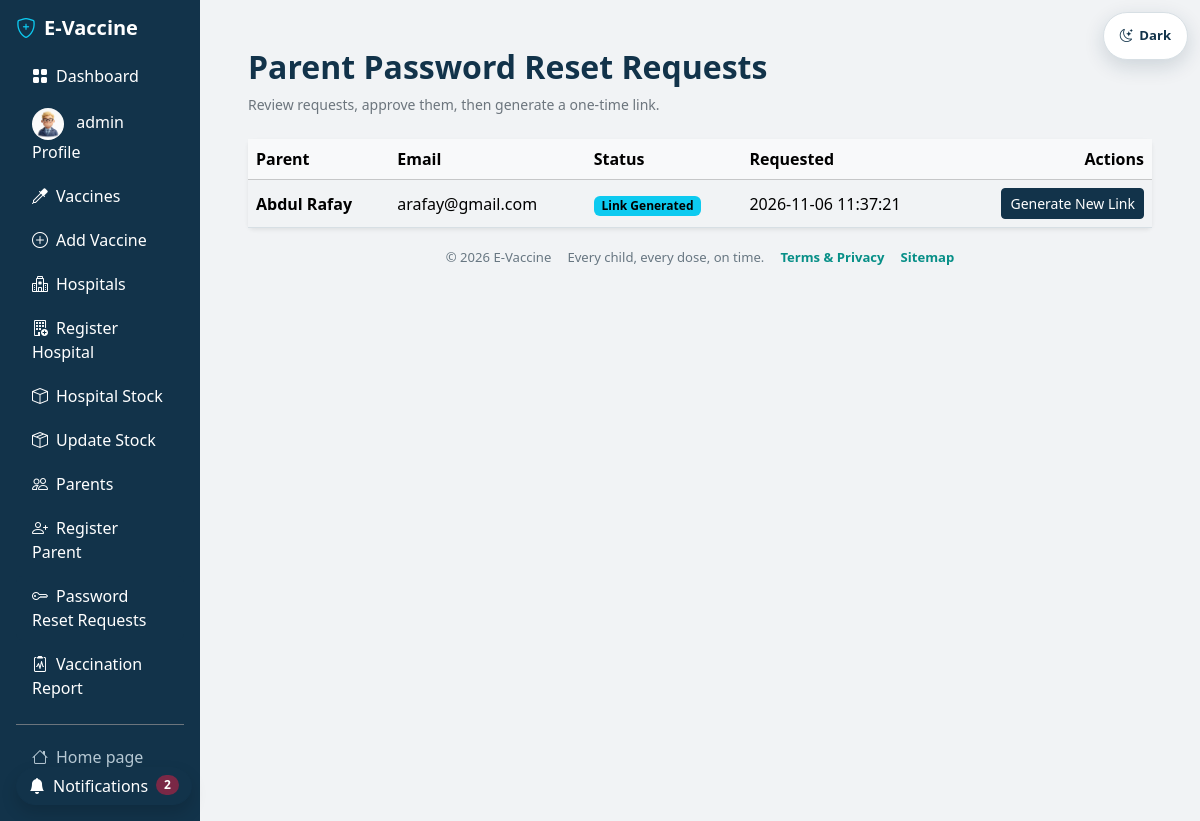
Page /admin/password-reset-requests.php (signed in) on the committed database.
### tables this page shows
CREATE TABLE `parent_password_reset_requests` (
  `id` bigint(20) UNSIGNED NOT NULL,
  `parent_id` int(11) DEFAULT NULL,
  `parent_name` varchar(100) NOT NULL,
  `parent_email` varchar(100) NOT NULL,
  `status` enum('Pending','Approved','Link Generated','Sent','Completed','Rejected') NOT NULL DEFAULT 'Pending',
  `status_token_hash` char(64) NOT NULL,
  `reset_token_hash` char(64) DEFAULT NULL,
  `created_at` timestamp NOT NULL DEFAULT current_timestamp(),
  `updated_at` timestamp NOT NULL DEFAULT current_timestamp() ON UPDATE current_timestamp()
);

### config.php (called while the page is built, shortened)
<?php
function e($value) {
    return htmlspecialchars((string)$value, ENT_QUOTES, 'UTF-8');
}
?>

### admin/password-reset-requests.php (the view, shortened to what this page needs)
<?php
include 'auth.php';
$csrfToken = $_SESSION['admin_reset_request_csrf'] ?? bin2hex(random_bytes(32));
$requests = mysqli_query(
    $connect,
    'SELECT id, parent_id, parent_name, parent_email, status, created_at, updated_at
     FROM parent_password_reset_requests ORDER BY created_at DESC, id DESC'
);
$active = 'password_resets';
include 'layout_top.php';
?>
<div class="d-flex flex-wrap justify-content-between align-items-center gap-2 mb-4">
    <div>
        <h2 class="fw-bold">Parent Password Reset Requests</h2>
        <p class="text-secondary small mb-0">Review requests, approve them, then generate a one-time link.</p>
    </div>
</div>
<div class="card border-0 shadow-sm">
    <div class="table-responsive">
        <table class="table table-hover align-middle mb-0">
            <thead class="table-light">
                <tr><th>Parent</th><th>Email</th><th>Status</th><th>Requested</th><th class="text-end">Actions</th></tr>
            </thead>
            <tbody>
            <?php if ($requests && mysqli_num_rows($requests) > 0): ?>
                <?php while ($request = mysqli_fetch_assoc($requests)): ?>
                    <?php
                    $badgeClass = 'text-bg-warning';
                    if (in_array($request['status'], ['Approved', 'Link Generated'], true)) {
                        $badgeClass = 'text-bg-info';
                    } elseif (in_array($request['status'], ['Sent', 'Completed'], true)) {
                        $badgeClass = 'text-bg-success';
                    } elseif ($request['status'] === 'Rejected') {
                        $badgeClass = 'text-bg-danger';
                    }
                    ?>
                    <tr>
                        <td>
                            <strong><?= e($request['parent_name']) ?></strong>
                        </td>
                        <td><?= e($request['parent_email']) ?></td>
                        <td><span class="badge <?= $badgeClass ?>"><?= e($request['status']) ?></span></td>
                        <td><?= e($request['created_at']) ?></td>
                        <td class="text-end text-nowrap">
                            <?php if ($request['status'] === 'Pending'): ?>
                                <?php if (!empty($request['parent_id'])): ?>
                                    <form method="post" class="d-inline">
                                        <input type="hidden" name="csrf" value="<?= e($csrfToken) ?>">
                                        <input type="hidden" name="request_id" value="<?= (int)$request['id'] ?>">
                                        <button class="btn btn-sm btn-success" name="action" value="approve">Approve</button>
                                    </form>
                                <?php endif; ?>
                                <form method="post" class="d-inline">
                                    <input type="hidden" name="csrf" value="<?= e($csrfToken) ?>">
                                    <input type="hidden" name="request_id" value="<?= (int)$request['id'] ?>">
                                    <button class="btn btn-sm btn-outline-danger" name="action" value="reject">Reject</button>
                                </form>
                            <?php elseif (in_array($request['status'], ['Approved', 'Link Generated', 'Sent'], true)): ?>
                                <form method="post" class="d-inline">
                                    <button class="btn btn-sm btn-primary" name="action" value="generate">
                                        <?= $request['status'] === 'Approved' ? 'Generate Link' : 'Generate New Link' ?>
                                    </button>
                                </form>
                            <?php endif; ?>
                        </td>
                    </tr>
                <?php endwhile; ?>
            <?php elseif ($requests): ?>
                <tr><td colspan="5" class="text-center text-secondary py-4">No password reset requests yet.</td></tr>
            <?php else: ?>
                <tr><td colspan="5" class="text-center text-danger py-4">Requests are temporarily unavailable.</td></tr>
            <?php endif; ?>
            </tbody>
        </table>
    </div>
</div>
<?php include 'layout_bottom.php'; ?>

### admin/sidebar.php (shortened to what this page needs)
<?php
require_once __DIR__ . '/../config.php';
$adminProfileImage = '';
$result = mysqli_query($connect, "SELECT profile_image FROM admin_accounts WHERE id = 1 LIMIT 1");
if ($result && $row = mysqli_fetch_assoc($result)) {
    if (!empty($row['profile_image'])) {
        $adminProfileImage = '../' . $row['profile_image'];
    }
}
?>
<aside class="admin-sidebar col-12 col-md-3 col-lg-2 bg-dark text-white p-3 d-flex flex-column">
    <div class="d-flex align-items-center justify-content-between mb-3">
        <h5 class="fw-bold mb-0">
            <i class="bi bi-shield-plus text-info me-2"></i>E-Vaccine
        </h5>
    </div>
    <div class="collapse d-md-flex flex-column flex-grow-1" id="adminSidebarMenu">
        <ul class="nav flex-column gap-1 flex-grow-1">
            <li class="nav-item">
                <a href="admin.php" class="nav-link text-white rounded <?= ($active == 'dashboard') ? 'active bg-primary' : '' ?>">
                    <i class="bi bi-grid-fill me-2"></i>Dashboard
                </a>
            </li>
            <li class="nav-item">
                <a href="profile.php" class="nav-link text-white rounded <?= ($active == 'profile') ? 'active bg-primary' : '' ?>">
                     <?php if (!empty($adminProfileImage)): ?>
                <img src="<?= $adminProfileImage ?>" class="rounded-circle me-2" width="32" height="32">
            <?php else: ?>
                <i class="bi bi-person-fill-gear text-primary me-2 fs-5"></i>
            <?php endif; ?>
           <?= $_SESSION['admin'] ?? 'Admin' ?> Profile
                </a>
            </li>
            <li class="nav-item">
                <a href="vaccines.php" class="nav-link text-white rounded <?= ($active == 'vaccines') ? 'active bg-primary' : '' ?>">
                    <i class="bi bi-eyedropper me-2"></i>Vaccines
                </a>
            </li>
            <li class="nav-item">
                <a href="adminvaccineadd.php" class="nav-link text-white rounded <?= ($active == 'vaccine_add') ? 'active bg-primary' : '' ?>">
                    <i class="bi bi-plus-circle me-2"></i>Add Vaccine
                </a>
            </li>
            <li class="nav-item">
                <a href="hospitalUpdate.php" class="nav-link text-white rounded <?= ($active == 'hospitals') ? 'active bg-primary' : '' ?>">
                    <i class="bi bi-hospital me-2"></i>Hospitals
                </a>
            </li>
            <li class="nav-item">
                <a href="admin-hospital_register.php" class="nav-link text-white rounded <?= ($active == 'hospital_add') ? 'active bg-primary' : '' ?>">
                    <i class="bi bi-building-add me-2"></i>Register Hospital
                </a>
            </li>
            <li class="nav-item">
                <a href="vaccine_stock_view.php" class="nav-link text-white rounded <?= ($active == 'stock_view') ? 'active bg-primary' : '' ?>">
                    <i class="bi bi-box me-2"></i>Hospital Stock
                </a>
            </li>
            <li class="nav-item">
                <a href="admin_vaccine_stock.php" class="nav-link text-white rounded <?= ($active == 'stock_update') ? 'active bg-primary' : '' ?>">
                    <i class="bi bi-box-seam me-2"></i>Update Stock
                </a>
            </li>
            <li class="nav-item">
                <a href="parentsUpdate.php" class="nav-link text-white rounded <?= ($active == 'parents') ? 'active bg-primary' : '' ?>">
                    <i class="bi bi-people me-2"></i>Parents
                </a>
            </li>
            <li class="nav-item">
                <a href="adminParentRegistration.php" class="nav-link text-white rounded <?= ($active == 'parent_add') ? 'active bg-primary' : '' ?>">
                    <i class="bi bi-person-plus me-2"></i>Register Parent
                </a>
            </li>
            <li class="nav-item">
                <a href="password-reset-requests.php" class="nav-link text-white rounded <?= ($active == 'password_resets') ? 'active bg-primary' : '' ?>">
                    <i class="bi bi-key me-2"></i>Password Reset Requests
                </a>
            </li>
            <li class="nav-item">
                <a href="vaccination_report.php" class="nav-link text-white rounded <?= ($active == 'vaccination_report') ? 'active bg-primary' : '' ?>">
                    <i class="bi bi-clipboard2-pulse me-2"></i>Vaccination Report
                </a>
            </li>
        </ul>
        <div class="border-top border-secondary pt-3 mt-3">
            <a href="../index.php" class="nav-link text-secondary px-3 py-1">
                <i class="bi bi-house me-2"></i>Home page
            </a>
            <a href="admin_logout.php" class="nav-link text-danger px-3 py-1">
            </a>
        </div>
    </div>
</aside>

### includes/theme.css (style rules this page uses)
:root { --evax-navy: #12334a; --evax-teal: #078f87; --evax-wine: #7a2846; --evax-light-grey: #f1f3f5; --evax-white: #ffffff; --evax-muted: #687782; --evax-border: #d7dfe4; --bs-primary: var(--evax-navy); --bs-primary-rgb: 18, 51, 74; --bs-success: var(--evax-teal); --bs-success-rgb: 7, 143, 135; --bs-danger: var(--evax-wine); --bs-danger-rgb: 122, 40, 70; --bs-body-bg: var(--evax-light-grey); --bs-body-color: var(--evax-navy); --bs-secondary-color: var(--evax-muted); --bs-border-color: var(--evax-border); --bs-link-color: var(--evax-teal); --bs-link-hover-color: var(--evax-wine); }
* { scrollbar-color: var(--evax-muted) var(--evax-light-grey); }
body { background-color: var(--evax-light-grey) !important; color: var(--bs-body-color) !important; font-family: "Segoe UI", Arial, sans-serif !important; }
html { background-color: var(--evax-light-grey); }
.bg-dark .text-secondary, .bg-dark .nav-link.text-secondary { color: #b6c8d3 !important; }
.bg-light, .bg-body-tertiary { background-color: var(--evax-light-grey) !important; }
.bg-white, .card, .surface-card, form.bg-white, .report-sheet, .portal-card, .overview-box, .dashboard-card { color: var(--bs-body-color); background-color: var(--evax-white) !important; }
.navbar.bg-primary, .navbar-dark.bg-primary, .sidebar, .admin-sidebar, .bg-dark { background-color: #12334a !important; }
.btn-primary { --bs-btn-bg: #12334a; --bs-btn-border-color: #12334a; --bs-btn-hover-bg: #0c2639; --bs-btn-hover-border-color: #0c2639; --bs-btn-active-bg: #0c2639; --bs-btn-active-border-color: #0c2639; --bs-btn-disabled-bg: #12334a; --bs-btn-disabled-border-color: #12334a; }
.text-danger { color: #7a2846 !important; }
.bg-primary { background-color: #12334a !important; }
.card, .surface-card, .report-sheet, .portal-card, .overview-box, .dashboard-card { border-color: var(--evax-border) !important; }

### admin/layout_top.php (style rules this page uses)
@media (min-width: 768px) { .admin-sidebar { min-height: 100vh; } }

### rows in the picture
parent_password_reset_requests: parent_name "Abdul Rafay", parent_email "arafay@gmail.com", status "Link Generated", created_at "2026-11-06 11:37:21", shows "Generate New Link"

### other values in the picture
$_SESSION['admin'] "admin"
$unreadCount "2"
